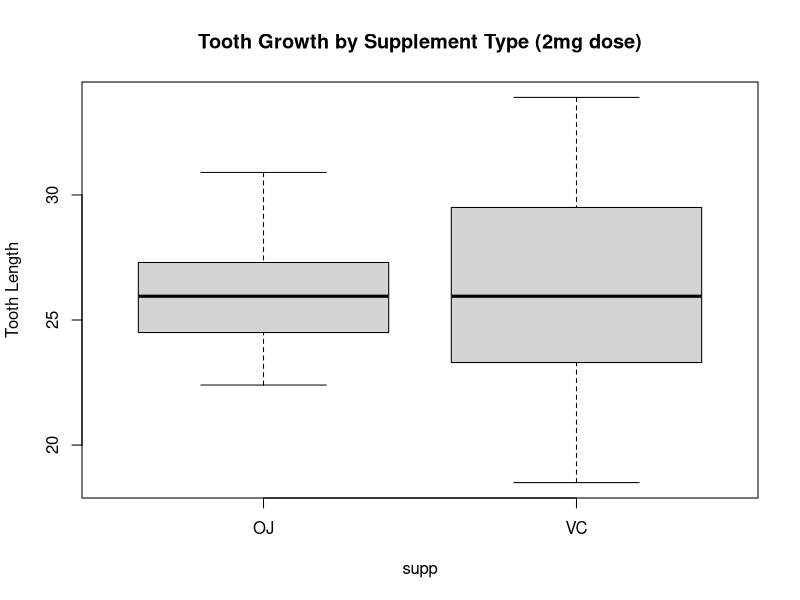

Write the R code that produced this figure.
# 載入資料
data("ToothGrowth")
head(ToothGrowth)

# 查看資料結構
str(ToothGrowth)

# 過濾出劑量為 2.0 的資料
df <- subset(ToothGrowth, dose == 2.0)

# 觀察 VC vs OJ 的牙齒增長差異
boxplot(len ~ supp, data = df, main = "Tooth Growth by Supplement Type (2mg dose)", ylab = "Tooth Length")

# 執行 t 檢定
result <- t.test(len ~ supp, data = df)
print(result)